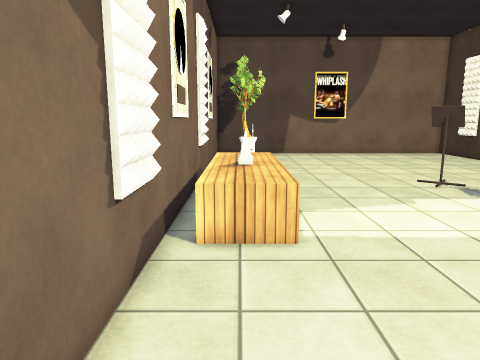
[1] (above)

14 first-person views from a walk through a Unity game level. The camera is 1.5 m above the floor, tilts 10° down and sees 70° across. The floor is counted in squares, 0.5 m on a side. Each view is taken from the middle of a square. On the plan, view 1 faces up. The plan holds only what a view shows up to about 20 squares ahead; the rest is blank. The place goes on beyond the plan. Some surface patterns are stand-ins.

[2]
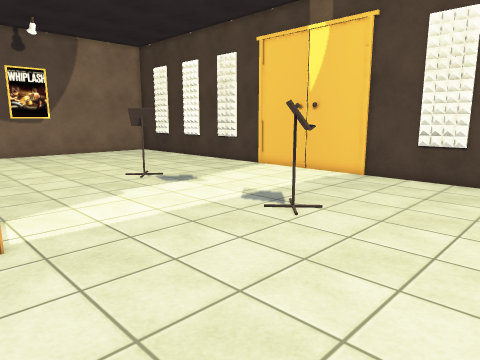

[3]
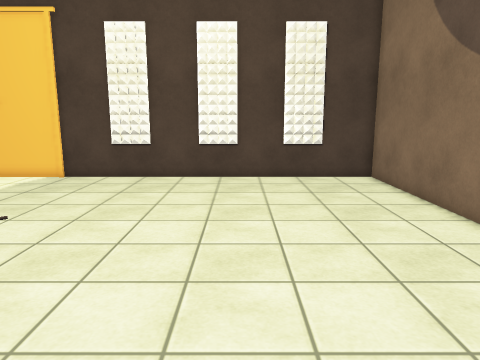

[4]
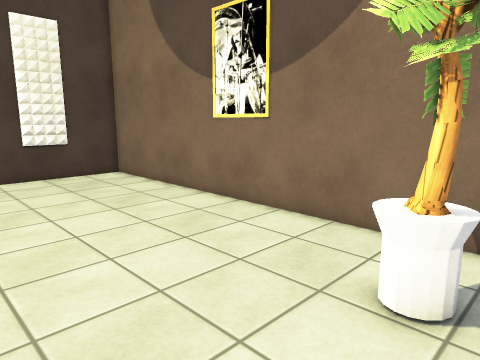

[5]
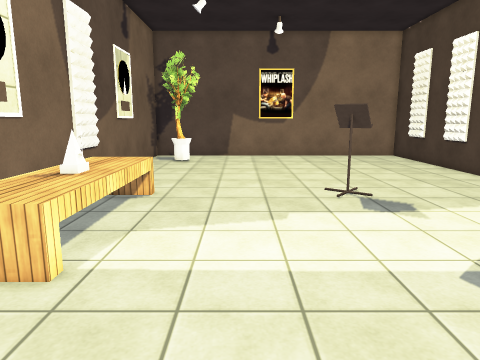

[6]
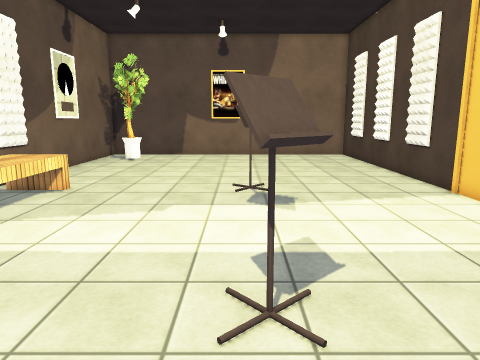

[7]
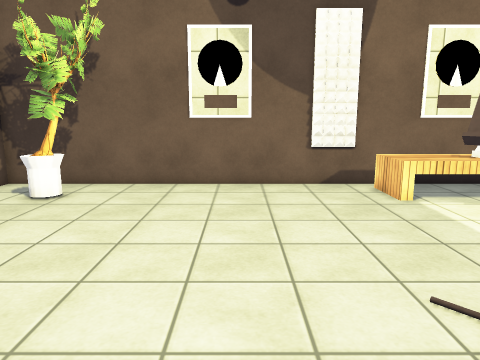

[8]
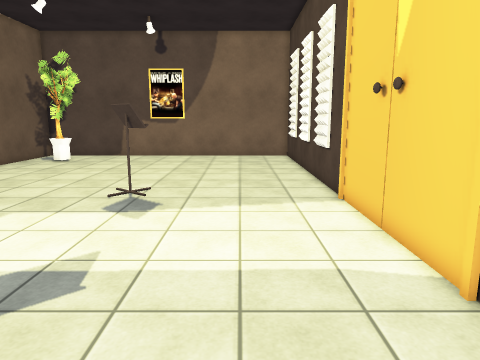

[9]
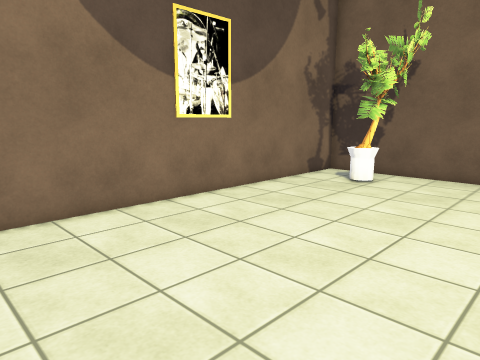

[10]
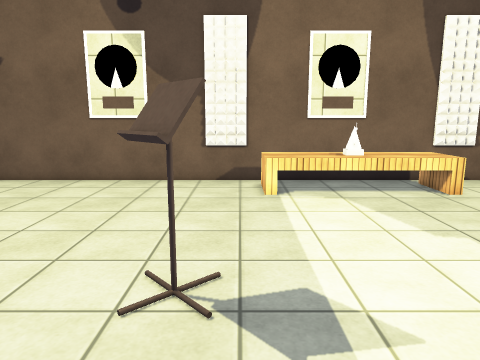

[11]
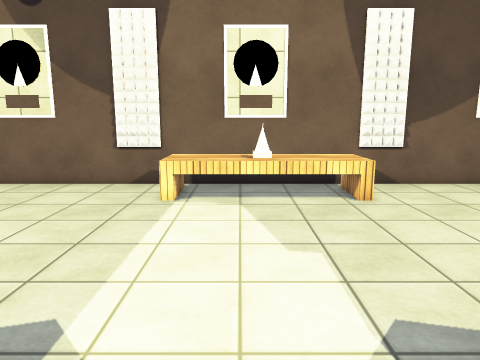

[12]
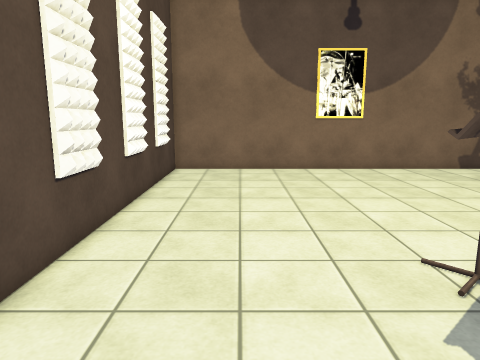

[13]
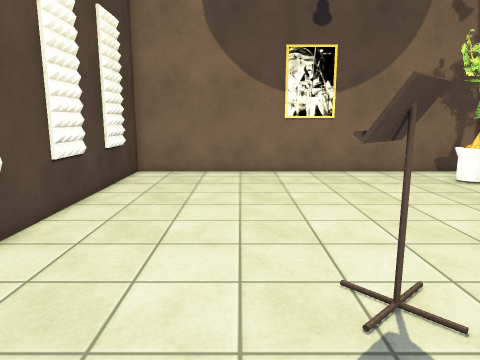

[14]
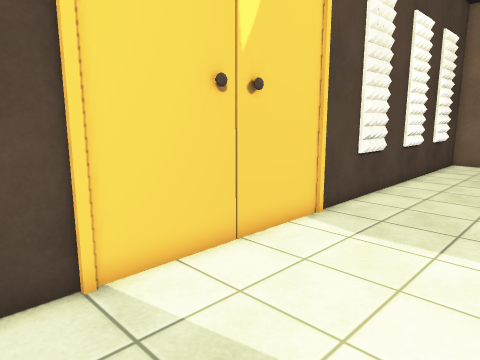

### Floor plan
Points are (right, up) in squares from view 1. A wall is a line through its corners. A room is listed if a view was taken in it or the views show most of it. See-through windows are left out.
Room 1 (views 1, 2, 3, 4, 5, 6, 7, 8, 9, 10, 11, 12, 13, 14)
walls: (18, 7.5) (18, 21.5); (-2, 16.5) (-2, -9) (18, -9) (18, 7.4); (-2, 22.4) (-2, 17.4)
objects: other object (-1, 8) to (1, 16); other object (0, -6) to (1, -5); other object (9, 5) to (10, 6); other object (9, 15) to (10, 17); other object (18, 22)

Positions as (right, up) in squares from view 1, and headings:
1: (0, 0), facing up
2: (0, -1), facing up-right
3: (0, -2), facing right
4: (-1, 0), facing down-right
5: (5, 2), facing up
6: (9, 1), facing up
7: (14, 2), facing left
8: (14, 2), facing up
9: (17, 2), facing down-left
10: (15, 7), facing left
11: (14, 11), facing left
12: (14, 12), facing down
13: (12, 11), facing down
14: (12, 17), facing down-right
